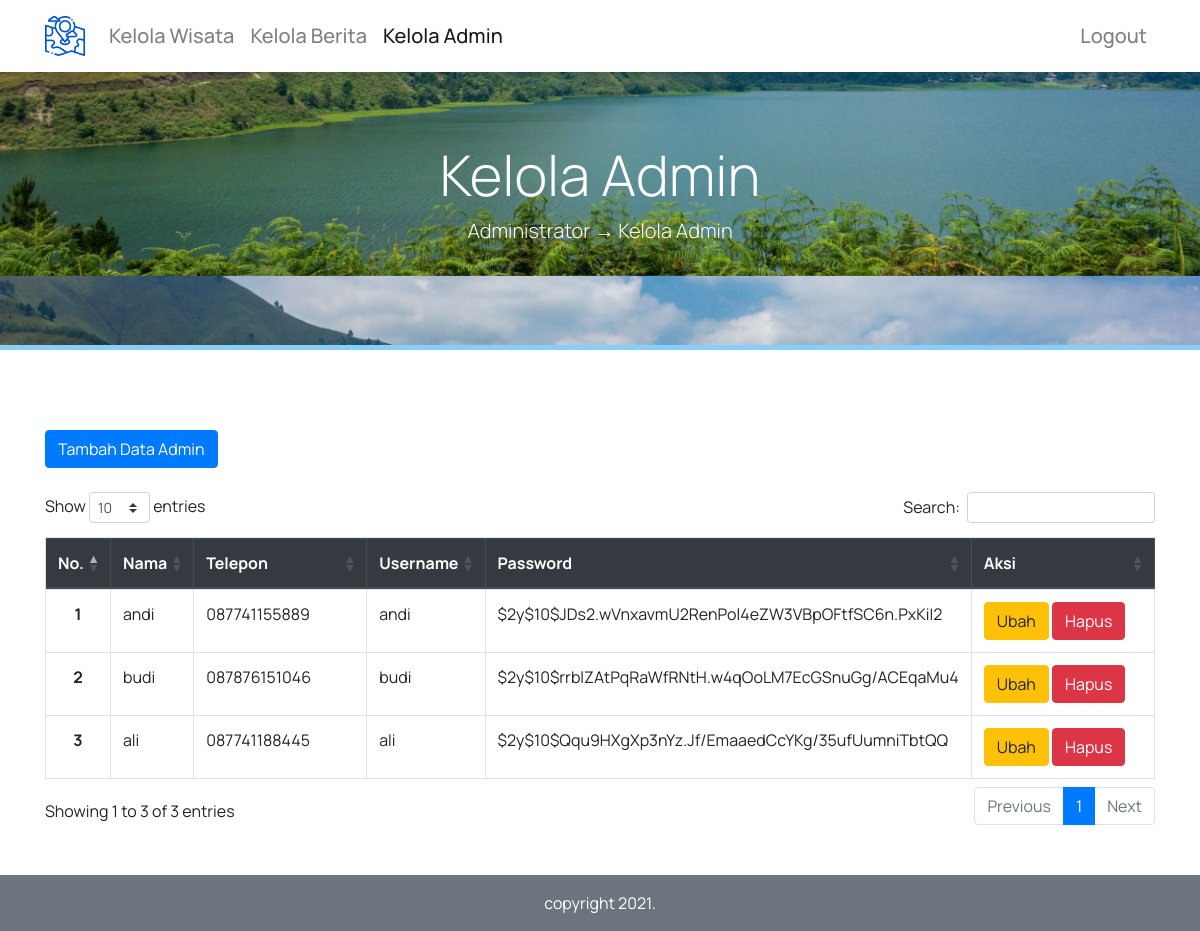
Screenshot of /kelola_admin.php (signed in) with the database file from the repository.
### tables this page shows
CREATE TABLE `tb_user` (
  `id_user` int(5) NOT NULL,
  `nama` varchar(30) NOT NULL,
  `username` varchar(15) NOT NULL,
  `password` varchar(255) NOT NULL,
  `telepon` varchar(15) NOT NULL
);

### functions.php (called while the page is built, shortened)
<?php
$conn = mysqli_connect("localhost","root","","db_giswisatapdg");
function query($query) {
    global $conn;
    $result = mysqli_query($conn, $query);
    $rows = [];
    while( $row = mysqli_fetch_assoc($result) ) {
        $rows[] = $row;
    }
    return $rows;
}
?>

### kelola_admin.php (the view, shortened to what this page needs)
<?php
require 'functions.php';
$dataadmin = query("SELECT * FROM tb_user");
?>
<!doctype html>
<html lang="en">
  <head>
    <link rel="stylesheet" href="style.css" />
    <link rel="stylesheet" href="https://cdn.jsdelivr.net/npm/bootstrap@4.6.0/dist/css/bootstrap.min.css">
    <link rel="stylesheet" href="https://cdnjs.cloudflare.com/ajax/libs/twitter-bootstrap/4.5.2/css/bootstrap.css">
    <link rel="stylesheet" href="https://cdn.datatables.net/1.10.25/css/dataTables.bootstrap4.min.css">
  </head>
  <body>
    <nav class="navbar navbar-expand-lg navbar-light fixed-top shadow-sm "
    style="background-color: #ffffff" >
    <div class="container" style="font-family: 'Manrope', sans-serif;">
      <a class="navbar-brand" href="#">
      <img src="img/logo/map.png" width="40" height="40">
      </a>
      <div class="collapse navbar-collapse mt-2 mb-2 h5" id="navbarNavDropdown">
        <ul class="navbar-nav ">
        <li class="nav-item">
            <a class="nav-link " href="kelola_wisata.php">Kelola Wisata</a>
        </li>
        <li class="nav-item">
            <a class="nav-link " href="kelola_berita.php">Kelola Berita</a>
        </li>
        <li class="nav-item active">
            <a class="nav-link " href="kelola_admin.php">Kelola Admin</a>
        </li>
      </ul>
      <ul class="navbar-nav ml-auto">
        <li class="nav-item">
          <a class="nav-link" href="logout.php">Logout</a>
        </li>
      </ul>
      </div>
      </div>
    </nav>
    <div class="jumbotron jumbotron-fluid" style="height: 350px">
        <div class="container text-center text-white font-weight-bold pt-5" style="font-family: 'Manrope', sans-serif;">
            <br>
            <h1 class="display-4">Kelola Admin</h1>
            <p class="lead">Administrator → Kelola Admin</p>
        </div>
    </div>
    <section class="kelolaadmin mb-5">
    <div class="container" style="font-family: 'Manrope', sans-serif;">
    <div class="row">
      <div class="col-md-12">
        <br> <br>
        <a href="tambah_admin.php" class="btn btn-primary ml-auto">Tambah Data Admin</a>
        <br><br>
        <table class="table table-bordered table-hover table-responsive-md" id="example">
          <thead class="thead-dark text-center">
            <tr>
                <th scope="col">No.</th>
                <th scope="col">Nama</th>
                <th scope="col" style="width: 145px;">Telepon</th>
                <th scope="col">Username</th>
                <th scope="col">Password</th>
                <th scope="col" style="width: 166px;">Aksi</th>
            </tr>
          </thead>
            <tbody>
            <?php $i = 1; ?>
            <?php foreach( $dataadmin as $row ) : ?>
            <tr>
                <th class="text-center" scope="row">
                    <?= $i; ?>
                </th>
                <td>
                    <?= $row["nama"]; ?>
                </td>
                <td>
                    <?= $row["telepon"]; ?>
                </td>
                <td>
                    <?= $row["username"]; ?>
                </td>
                <td>
                    <?= substr($row["password"], 0, 50); ?>
                </td>
                <td>
                    <a href="ubah_admin.php?id_user=<?= $row["id_user"]; ?>" class="btn btn-warning">Ubah</a>
                    <a href="hapus_admin.php?id_user=<?= $row["id_user"]; ?>" class="btn btn-danger" onclick="return confirm('Yakin akan menghapus data ini?');">Hapus</a>
                </td>
            </tr>
            <?php $i++; ?>
            <?php endforeach; ?>
            </tbody>
        </table>
      </div>
    </div>
    </div>
    </section>
    <footer class="text-white bg-secondary" style="font-family: 'Manrope', sans-serif;">
      <div class="container">
        <div class="row pt-3">
          <di class="col text-center">
            <p>copyright 2021.</p>
          </di>
        </div>
      </div>
    </footer>
  </body>
</html>

### style.css (style rules this page uses)
.navbar a { padding: right 5px !important; }
section { min-height: 420px; }
.jumbotron { max-height: 500px; background-image: url(img/hero/danau.jpeg); background-size: cover; background-position: 0 -210px; border-top: 5px solid salmon; border-bottom: 5px solid lightskyblue; }

### rows the page displays
tb_user: nama "andi", telepon "087741155889", username "andi", password "$2y$10$JDs2.wVnxavmU2RenPol4eZW3VBpOFtfSC6n.PxKiI2"
tb_user: nama "budi", telepon "087876151046", username "budi", password "$2y$10$rrblZAtPqRaWfRNtH.w4qOoLM7EcGSnuGg/ACEqaMu4"
tb_user: nama "ali", telepon "087741188445", username "ali", password "$2y$10$Qqu9HXgXp3nYz.Jf/EmaaedCcYKg/35ufUumniTbtQQ"
